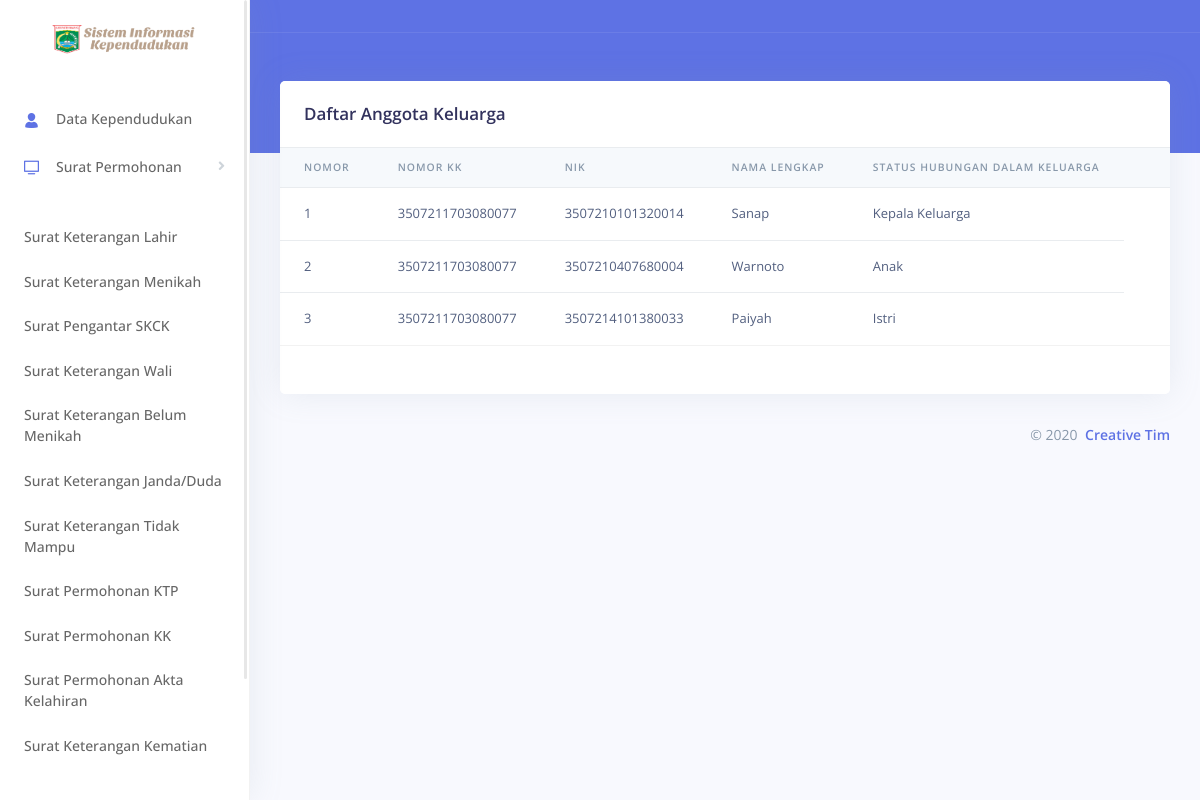
Page /index.php/Ringkasan_penduduk/lihat_kk/3507211703080077 on the committed database.
### tables this page shows
CREATE TABLE `data_penduduk` (
  `No_KK` varchar(16) NOT NULL,
  `Nama_Lengkap` varchar(30) DEFAULT NULL,
  `NIK` varchar(16) NOT NULL,
  `Jenis_Kelamin` enum('Laki-laki','Perempuan') DEFAULT NULL,
  `Tempat_Lahir` varchar(30) DEFAULT NULL,
  `Tanggal_Lahir` date DEFAULT NULL,
  `Agama` enum('Islam','Kristen','Katholik','Hindu','Budha') DEFAULT NULL,
  `No_Telp` varchar(16) NOT NULL,
  `No_RT` int(11) NOT NULL,
  `No_RW` int(11) NOT NULL,
  `Dusun` varchar(15) NOT NULL,
  `Kode_pos` int(11) NOT NULL,
  `Pendidikan` enum('Belum Tamat SD/Sederajat','Tidak Tamat SD/Sederajat','SD/Sederajat','SMP/Sederajat','SMA/Sederajat','D1','D2','D3','S1','S2') NOT NULL,
  `Pekerjaan` enum('Apoteker','Bidan','Buruh Tani/Perkebunan/Peternakan','Dosen/Guru','Industri','Karyawan BUMd/BUMN/Honorer/Swasta','Polisi/TNI','Konstruksi/Mekanik','RT','Pedagang','ASN','Pelajar','Wiraswasta','Belum/Tidak Bekerja','Lainnya') NOT NULL,
  `Gol_darah` enum('A','B','O','AB') NOT NULL,
  `Status_kawin` varchar(15) NOT NULL,
  `Tanggal_kawin` date NOT NULL,
  `SHDK` enum('Kepala Keluarga','Istri','Anak','Menantu','Mertua','Orang Tua','Suami','Cucu','Famili Lain','Lainnya') NOT NULL,
  `Status_keberadaan` varchar(10) NOT NULL
);

### application/controllers/Ringkasan_penduduk.php (called while the page is built, shortened)
<?php
class Ringkasan_penduduk extends CI_Controller
{
	function lihat_KK($No_KK)
	{
		$this->load->model('M_ringkasanpenduduk');
		$data['detail'] = $this->M_ringkasanpenduduk->lihat($No_KK);
		$this->load->view('templates/header13');
		$this->load->view('ringkasan_penduduk/v_lihat', $data);
		$this->load->view('templates/footer');
	}
}

### index.php (called while the page is built, shortened)
<?php
require_once BASEPATH.'core/CodeIgniter.php';

### application/models/M_ringkasanpenduduk.php (called while the page is built, shortened)
<?php
class M_ringkasanpenduduk extends CI_Model
{
    public function lihat($No_KK = NULL)
    {
        return $this->db->from('data_penduduk')
            ->where('No_KK', $No_KK)
            ->get()
            ->result();
    }
}

### application/views/ringkasan_penduduk/v_lihat.php (the view, shortened to what this page needs)
<div class="main-content" id="panel">
    <nav class="navbar navbar-top navbar-expand navbar-dark bg-primary border-bottom">
    </nav>
    <div class="header bg-primary pb-6">
        <div class="container-fluid">
            <div class="header-body">
                <div class="row align-items-center py-4">
                </div>
            </div>
        </div>
    </div>
    <div class="container-fluid mt--6">
        <div class="row">
            <div class="col">
                <div class="card">
                    <div class="card-header border-0">
                        <h3 class="mb-0">Daftar Anggota Keluarga</h3>
                    </div>
                    <div class="table-responsive">
                        <table class="table align-items-center table-flush">
                            <thead class="thead-light">
                                <tr>
                                    <th scope="col" class="sort" data-sort="nomor">Nomor</th>
                                    <th scope="col" class="sort" data-sort="nomor">Nomor KK</th>
                                    <th scope="col" class="sort" data-sort="namaP">NIK</th>
                                    <th scope="col" class="sort" data-sort="nomor">Nama Lengkap</th>
                                    <th scope="col" class="sort" data-sort="namaP">Status Hubungan dalam Keluarga</th>
                                    <th scope="col"></th>
                                </tr>
                            </thead>
                            <tbody class="list">
                                <?php
                                $No = 1;
                                foreach ($detail as $surat) : ?>
                                    <tr>
                                        <td><?php echo $No++ ?></td>
                                        <td><?php echo $surat->No_KK ?></td>
                                        <td><?php echo $surat->NIK ?></td>
                                        <td><?php echo $surat->Nama_Lengkap ?></td>
                                        <td><?php echo $surat->SHDK ?></td>
                                    </tr>
                                <?php endforeach; ?>
                            </tbody>
                        </table>
                    </div>
                    <div class="card-footer py-4">
                    </div>
                </div>
            </div>
        </div>

### rows in the picture
data_penduduk: No_KK "3507211703080077", NIK "3507210101320014", Nama_Lengkap "Sanap", SHDK "Kepala Keluarga"
data_penduduk: No_KK "3507211703080077", NIK "3507210407680004", Nama_Lengkap "Warnoto", SHDK "Anak"
data_penduduk: No_KK "3507211703080077", NIK "3507214101380033", Nama_Lengkap "Paiyah", SHDK "Istri"
